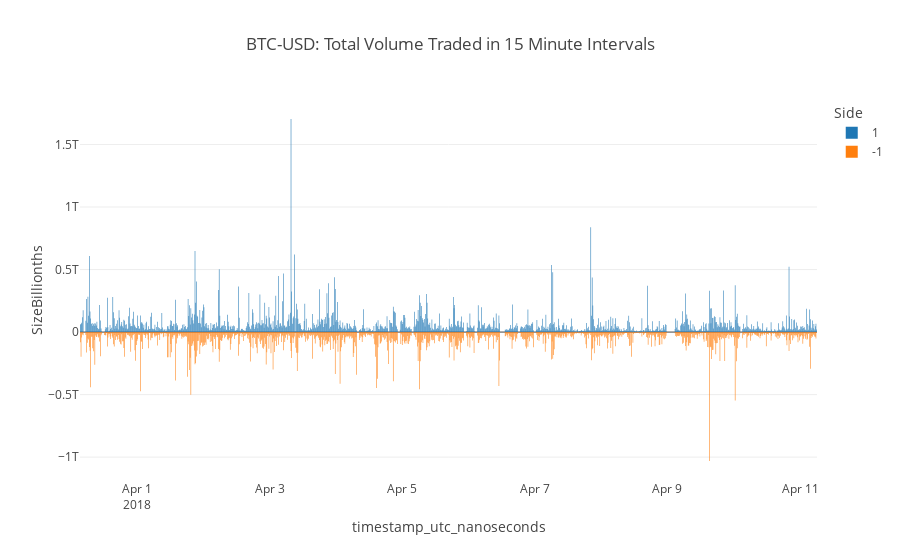

Here is the notebook cell this chart was saved with:
### Code cell
df_15min = df.groupby("Side").resample("15min").sum()[["SizeBillionths"]]
df_15min = df_15min.reset_index()
df_15min.SizeBillionths = df_15min.SizeBillionths * df_15min.Side
df_15min = df_15min.sort_values(["Side", "timestamp_utc_nanoseconds"], ascending=[False, True])
df_15min.name = df.name
df_15min.plot(
    x="timestamp_utc_nanoseconds",
    y="SizeBillionths", kind="bar",
    title=f"{df_15min.name}: Total Volume Traded in 15 Minute Intervals",
    color=df_15min.Side.astype(str), labels={"color": "Side"}
)

### Figure 1 — Plotly figure (JSON) as saved in the notebook; plotly's stock layout.template omitted (floating-point values rounded to 4 significant figures; data arrays with more than 128 entries replaced by an {"elided": "..."} marker saying what was removed)
{"data": [{"alignmentgroup": "True", "hovertemplate": "Side=1<br>timestamp_utc_nanoseconds=%{x}<br>SizeBillionths=%{y}<extra></extra>", "legendgroup": "1", "marker": {"color": "#1F77B4"}, "name": "1", "offsetgroup": "1", "orientation": "v", "showlegend": true, "textposition": "auto", "type": "bar", "x": {"elided": "1067 str values"}, "xaxis": "x", "y": {"elided": "1067 int values"}, "yaxis": "y"}, {"alignmentgroup": "True", "hovertemplate": "Side=-1<br>timestamp_utc_nanoseconds=%{x}<br>SizeBillionths=%{y}<extra></extra>", "legendgroup": "-1", "marker": {"color": "#FF7F0E"}, "name": "-1", "offsetgroup": "-1", "orientation": "v", "showlegend": true, "textposition": "auto", "type": "bar", "x": {"elided": "1067 str values"}, "xaxis": "x", "y": {"elided": "1067 int values"}, "yaxis": "y"}], "layout": {"barmode": "relative", "legend": {"title": {"text": "Side"}, "tracegroupgap": 0}, "title": {"text": "BTC-USD: Total Volume Traded in 15 Minute Intervals"}, "xaxis": {"anchor": "y", "domain": [0, 1], "title": {"text": "timestamp_utc_nanoseconds"}}, "yaxis": {"anchor": "x", "domain": [0, 1], "title": {"text": "SizeBillionths"}}}}
